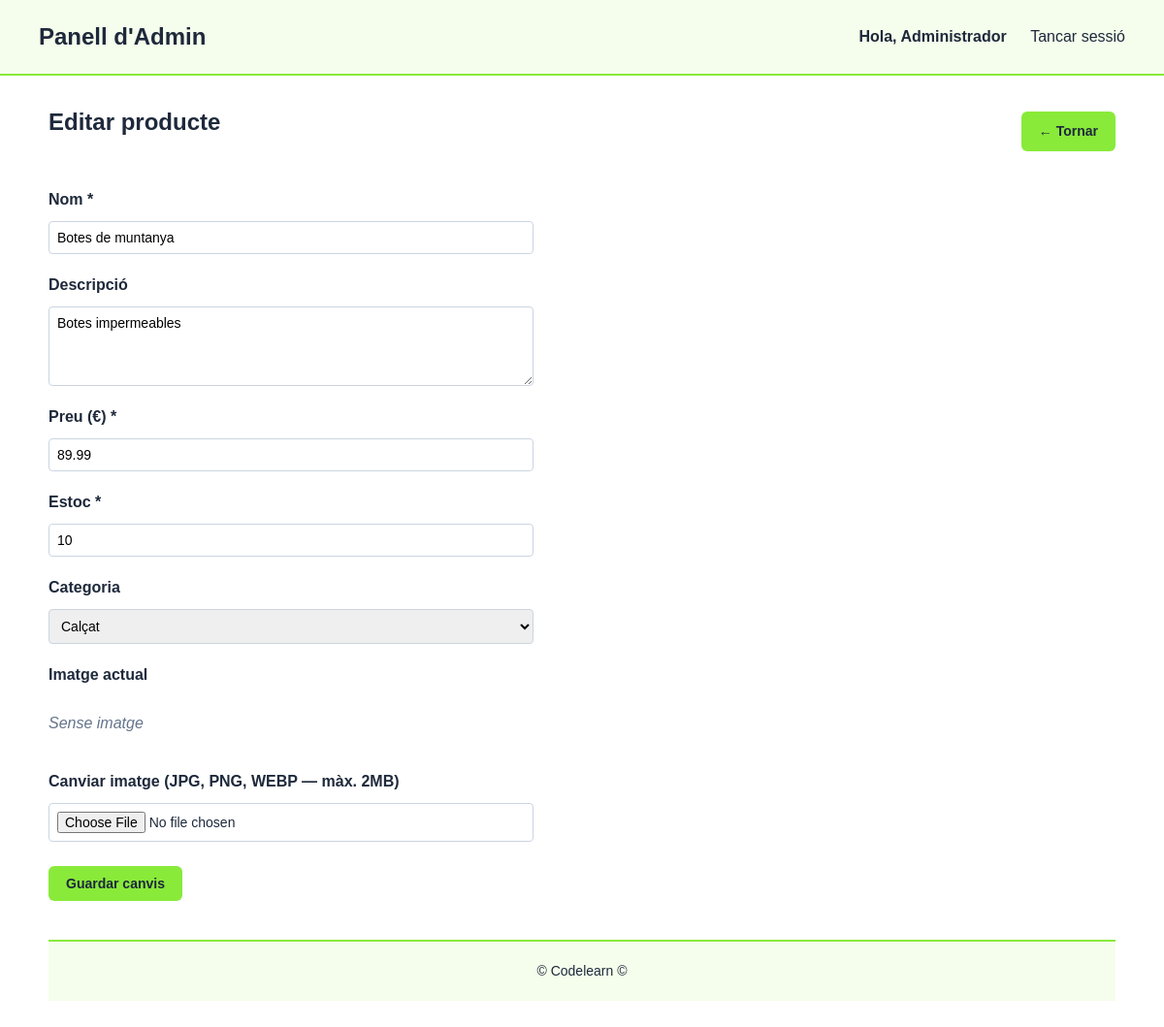
The app's page /admin/editar_producte.php?id=6 (signed in) with its own data.
### tables this page shows
CREATE TABLE productes (
    id           INT AUTO_INCREMENT PRIMARY KEY,
    nom          VARCHAR(200)   NOT NULL,
    descripcio   TEXT,
    preu         DECIMAL(10,2)  NOT NULL,
    estoc        INT            NOT NULL DEFAULT 0,
    imatge       VARCHAR(255),
    categoria_id INT,
    creat_a      TIMESTAMP DEFAULT CURRENT_TIMESTAMP,
    FOREIGN KEY (categoria_id) REFERENCES categories(id) ON DELETE SET NULL
);

CREATE TABLE categories (
    id  INT AUTO_INCREMENT PRIMARY KEY,
    nom VARCHAR(100) NOT NULL
);

### admin/editar_producte.php (the view, shortened to what this page needs)
<?php
require_once '../includes/db.php';
$id = (int)$_GET['id'];
$stmt = $pdo->prepare("SELECT * FROM productes WHERE id = ?");
$stmt->execute([$id]);
$producte = $stmt->fetch();
$stmt = $pdo->prepare("SELECT * FROM categories ORDER BY nom ASC");
$stmt->execute();
$categories = $stmt->fetchAll();
require_once '../includes/header.php';
?>
<div class="admin-barra">
    <h2>Editar producte</h2>
    <a href="index.php" class="boto">← Tornar</a>
</div>
<form method="POST" action="editar_producte.php?id=<?= $id ?>" enctype="multipart/form-data" class="formulari-admin">
    <label for="nom">Nom *</label>
    <input type="text" id="nom" name="nom" required
           value="<?= htmlspecialchars($_POST['nom'] ?? $producte['nom']) ?>">
    <label for="descripcio">Descripció</label>
    <textarea id="descripcio" name="descripcio" rows="4"><?= htmlspecialchars($_POST['descripcio'] ?? $producte['descripcio']) ?></textarea>
    <label for="preu">Preu (€) *</label>
    <input type="number" id="preu" name="preu" step="0.01" min="0" required
           value="<?= htmlspecialchars($_POST['preu'] ?? $producte['preu']) ?>">
    <label for="estoc">Estoc *</label>
    <input type="number" id="estoc" name="estoc" min="0" required
           value="<?= htmlspecialchars($_POST['estoc'] ?? $producte['estoc']) ?>">
    <label for="categoria_id">Categoria</label>
    <select id="categoria_id" name="categoria_id">
        <?php foreach ($categories as $categoria): ?>
            <option value="<?= $categoria['id'] ?>"
                <?= (($_POST['categoria_id'] ?? $producte['categoria_id']) == $categoria['id']) ? 'selected' : '' ?>>
                <?= htmlspecialchars($categoria['nom']) ?>
            </option>
        <?php endforeach; ?>
    </select>
    <label>Imatge actual</label>
    <?php if ($producte['imatge']): ?>
        <img src="../uploads/<?= htmlspecialchars($producte['imatge']) ?>"
             alt="Imatge actual" class="previsualitzacio-imatge">
    <?php else: ?>
        <p class="text-gris">Sense imatge</p>
    <?php endif; ?>
    <label for="imatge">Canviar imatge (JPG, PNG, WEBP — màx. 2MB)</label>
    <input type="file" id="imatge" name="imatge" accept="image/jpeg,image/png,image/webp">
    <button type="submit" class="boto boto-nou">Guardar canvis</button>
</form>
<?php require_once '../includes/footer.php'; ?>

### css/estils.css (style rules this page uses)
body { background-color: #fff; color: #1e293b; font-family: Arial, sans-serif; margin: 0; line-height: 1.5; }
h2 { margin-top: 0; }
.boto { display: inline-block; background-color: #89ea3a; color: #1e293b; padding: 10px 18px; border: none; border-radius: 6px; text-decoration: none; font-size: 14px; font-weight: bold; cursor: pointer; }
.admin-barra { display: flex; justify-content: space-between; align-items: center; margin-bottom: 20px; }
.formulari-admin { max-width: 500px; display: flex; flex-direction: column; gap: 10px; }
.formulari-admin label { font-weight: bold; margin-top: 10px; }
.formulari-admin input, .formulari-admin textarea, .formulari-admin select { padding: 8px; border: 1px solid #cbd5e1; border-radius: 4px; font-family: inherit; font-size: 14px; }
.formulari-admin button { margin-top: 15px; align-self: flex-start; }
.text-gris { color: #64748b; font-style: italic; }

### records on screen
productes: nom "Botes de muntanya", descripcio "Botes impermeables", preu "89.99", estoc "10", categoria_id "Calçat"

### other values on screen
$titol "Panell d'Admin"
$_SESSION['nom'] "Administrador"
